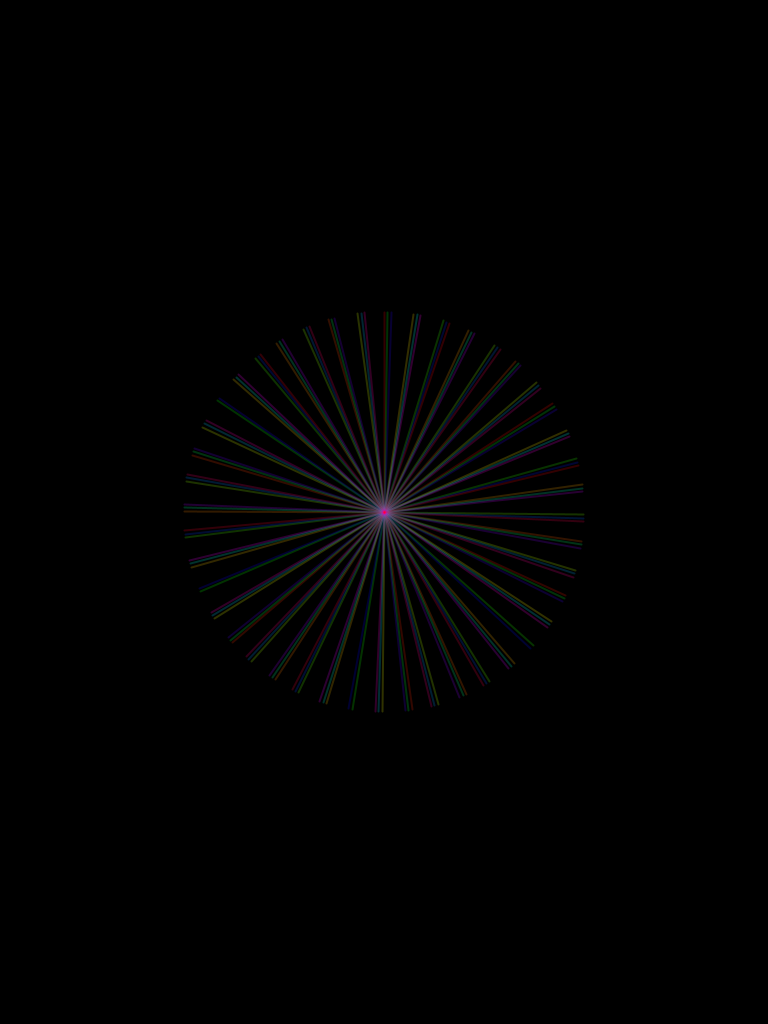
Frame 1 (no input)
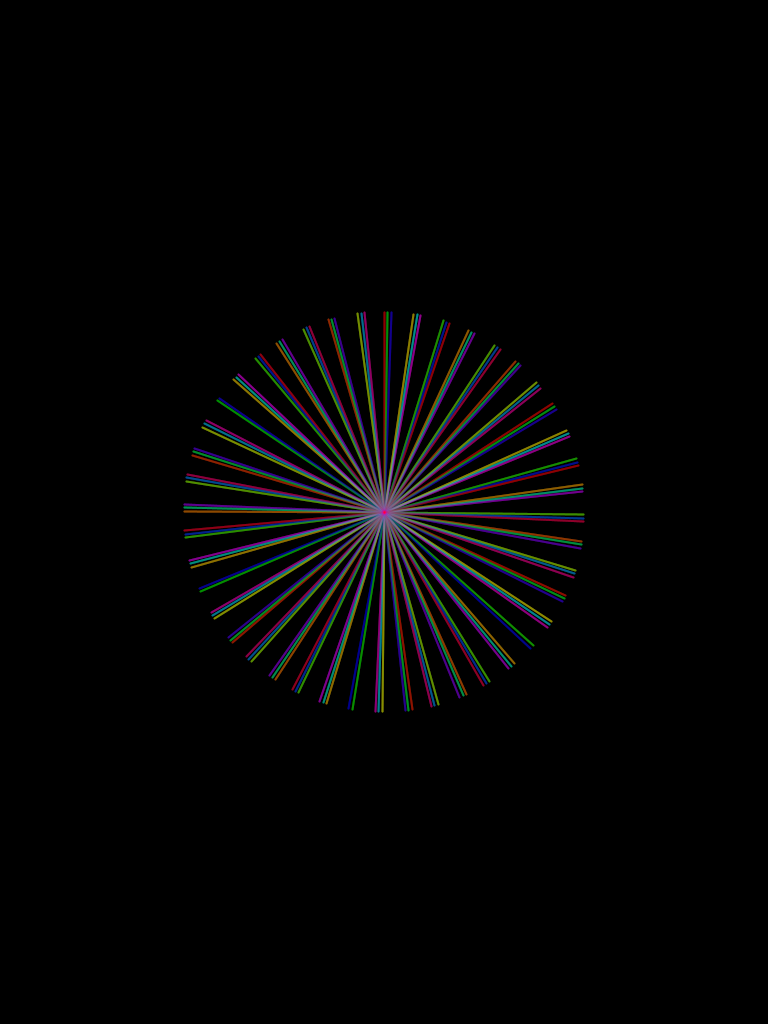
Frame 60 (the mouse pressed at the canvas centre just before this capture)
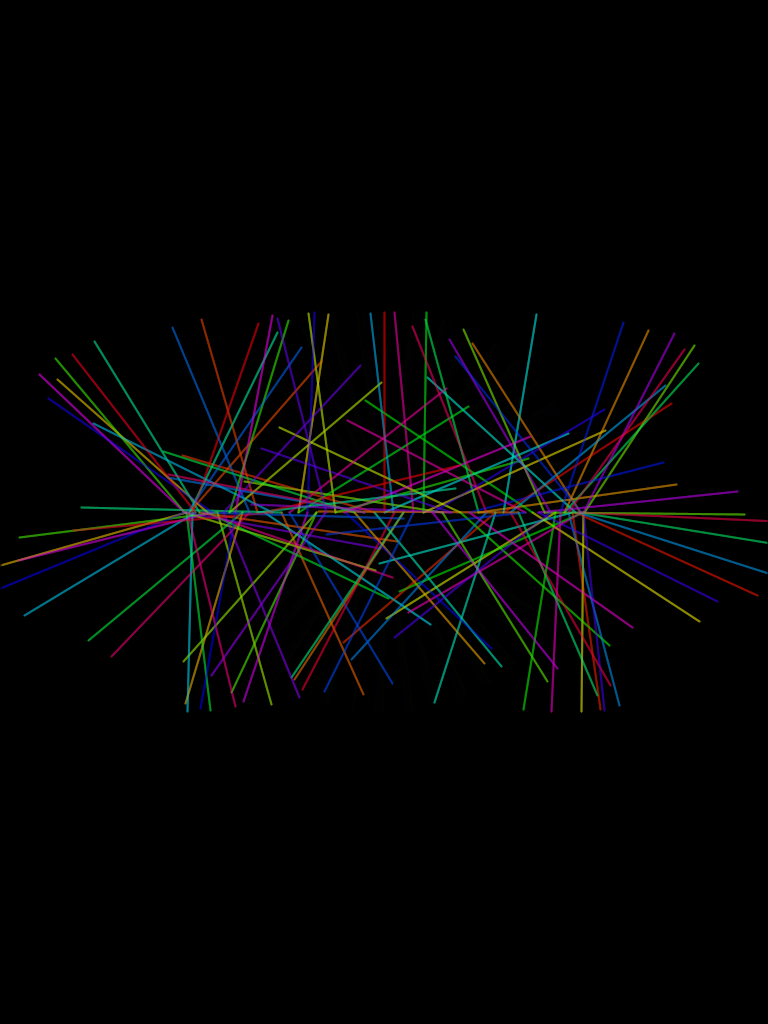
Frame 120 (the mouse held since frame 60 and released just before this capture)

The Processing sketch that drew these frames (run headless with seeded random() and noise(); from frame 60 on, the mouse is pressed at the canvas centre):

// Processing sketch: interactive
// ── interactive.pde

float magnify = 200; // This is how big we want the rose to be.
float phase = 0; // Phase Coefficient : this is basically how far round the circle we are going to go

int elements = 128;// This is the number of points and lines we will calculate at once. 1000 is alot actually. 
float thresamp = 0.35;// try increasing this if it jumps around too much
int amp =0;  // Amp Coefficient : this is basically how far from the origin we are.

color[] palette = {#FF4EDE, #B233D4, #570B85, #9AD42E, #1FC3CC};

void setup() {
  //The size is iPad Portrait.
  //If you want landscape, you should swap the values.
  // comment out if you are on Android!
  size(768, 1024);
  rectMode(CENTER);
  background(0);
  colorMode(HSB);
}

void draw() {
  float power = 0;
  
  amp += 0.05;//get the mouse Y coordinate and use it to set the current amp coefficient
  float spacing = TWO_PI/elements; // this is how far apart each 'node' will be - study it. 
  translate(width*0.5, height*0.5);// we translate the whole sketch to the centre of the screen, so 0,0 is in the middle.
  fill(0, 50);
  rect(0, 0, width, height);
  noFill();
  strokeWeight(2);
  for (int i = 0; i < elements;i++) {
    stroke(i*2, 255, 255, 50);
    pushMatrix();
    rotate(spacing*i*phase);
    translate(sin(spacing*amp*i)*magnify, 0);
    rotate(-(spacing*i*phase));
    //line(0, i*(power*10)-(width/4),0,i*(power*10)-(height/4));
    rotate(i);
    //noStroke();
    //fill(i*2,255,255,10);
    //ellipse(0,0,i*(power*10),i*(power*10));
    line(0, i*(power*10)-200, 0, 0);
    popMatrix();
    stroke(255, 0, 0);
  }
}

void mousePressed() {
  amp = millis();
}

void mouseReleased() {
  amp = millis() - amp;
  println(amp);
}
